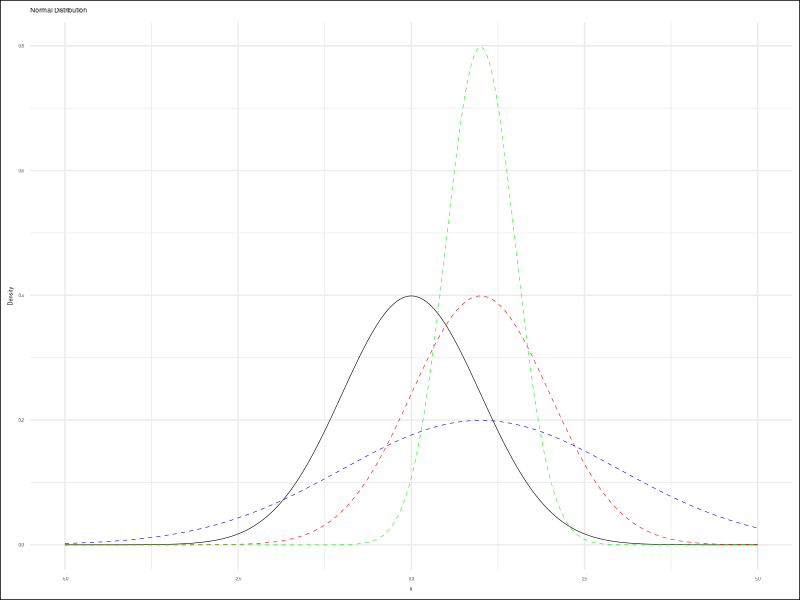

Source code (R):
# Load required libraries
library(ggplot2)

# Generate data points for x-axis
x <- seq(-5, 5, length.out = 1000)

# Calculate the corresponding y-values
# for the standard normal distribution
y_standard <- dnorm(x)

# Examples of distributions
# with different levels of kurtosis

# Standard normal distribution (Kurtosis = 0)
y_kurtosis_1 <- dnorm(x, mean = 1, sd = 1)

# Lower kurtosis
y_kurtosis_2 <- dnorm(x, mean = 1, sd = 0.5)

# Higher kurtosis
y_kurtosis_3 <- dnorm(x, mean = 1, sd = 2)

# Create data frames for plotting
df_standard <- data.frame(x = x, y = y_standard)
df_kurtosis_1 <- data.frame(x = x, y = y_kurtosis_1)
df_kurtosis_2 <- data.frame(x = x, y = y_kurtosis_2)
df_kurtosis_3 <- data.frame(x = x, y = y_kurtosis_3)

# Plot the normal distribution and
# distributions with different levels of kurtosis
plot <- ggplot() +
  geom_line(data = df_standard, color = "black",
    aes(x = x, y = y), linewidth = 0.2) +
  geom_line(data = df_kurtosis_1,
    aes(x = x, y = y), color = "red",
    linetype = "dashed", linewidth = 0.2) +
  geom_line(data = df_kurtosis_2,
    aes(x = x, y = y), color = "green",
    linetype = "dashed", linewidth = 0.2) +
  geom_line(data = df_kurtosis_3,
    aes(x = x, y = y), color = "blue",
    linetype = "dashed", linewidth = 0.2) +
  labs(x = "x", y = "Density",
    title = "Normal Distribution ",
      "with Different Kurtosis") +
  scale_linetype_manual(
    values = c("solid", "dashed", "dashed", "dashed"),
    labels = c(
      "Standard Normal", "Standard Kurtosis = 0",
      "Lower Kurtosis", "Higher Kurtosis")) +
  theme_minimal() +
  theme(
    plot.background = element_rect(fill = "white"),
    text = element_text(size = 4))

# Save plot as PNG
ggsave("64-kurtosis.png", plot,
  width = 800, height = 400, units = "px")
